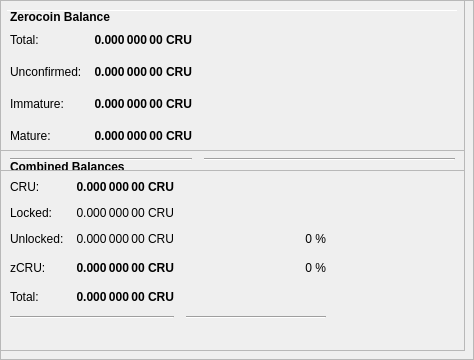
        <widget class="QFrame" name="frameObfuscation">
         <property name="minimumSize">
          <size>
           <width>0</width>
           <height>350</height>
          </size>
         </property>
         <property name="layoutDirection">
          <enum>Qt::LeftToRight</enum>
         </property>
         <property name="frameShape">
          <enum>QFrame::StyledPanel</enum>
         </property>
         <property name="frameShadow">
          <enum>QFrame::Raised</enum>
         </property>
         <widget class="QPushButton" name="runAutoDenom">
          <property name="geometry">
           <rect>
            <x>251</x>
            <y>17</y>
            <width>1</width>
            <height>1</height>
           </rect>
          </property>
          <property name="palette">
           <palette>
            <active>
             <colorrole role="WindowText">
              <brush brushstyle="SolidPattern">
               <color alpha="255">
                <red>0</red>
                <green>0</green>
                <blue>0</blue>
               </color>
              </brush>
             </colorrole>
             <colorrole role="Button">
              <brush brushstyle="SolidPattern">
               <color alpha="255">
                <red>239</red>
                <green>238</green>
                <blue>238</blue>
               </color>
              </brush>
             </colorrole>
             <colorrole role="Light">
              <brush brushstyle="SolidPattern">
               <color alpha="255">
                <red>255</red>
                <green>255</green>
                <blue>255</blue>
               </color>
              </brush>
             </colorrole>
             <colorrole role="Midlight">
              <brush brushstyle="SolidPattern">
               <color alpha="255">
                <red>247</red>
                <green>246</green>
                <blue>246</blue>
               </color>
              </brush>
             </colorrole>
             <colorrole role="Dark">
              <brush brushstyle="SolidPattern">
               <color alpha="255">
                <red>119</red>
                <green>119</green>
                <blue>119</blue>
               </color>
              </brush>
             </colorrole>
             <colorrole role="Mid">
              <brush brushstyle="SolidPattern">
               <color alpha="255">
                <red>159</red>
                <green>159</green>
                <blue>159</blue>
               </color>
              </brush>
             </colorrole>
             <colorrole role="Text">
              <brush brushstyle="SolidPattern">
               <color alpha="255">
                <red>0</red>
                <green>0</green>
                <blue>0</blue>
               </color>
              </brush>
             </colorrole>
             <colorrole role="BrightText">
              <brush brushstyle="SolidPattern">
               <color alpha="255">
                <red>255</red>
                <green>255</green>
                <blue>255</blue>
               </color>
              </brush>
             </colorrole>
             <colorrole role="ButtonText">
              <brush brushstyle="SolidPattern">
               <color alpha="255">
                <red>0</red>
                <green>0</green>
                <blue>0</blue>
               </color>
              </brush>
             </colorrole>
             <colorrole role="Base">
              <brush brushstyle="SolidPattern">
               <color alpha="255">
                <red>255</red>
                <green>255</green>
                <blue>255</blue>
               </color>
              </brush>
             </colorrole>
             <colorrole role="Window">
              <brush brushstyle="SolidPattern">
               <color alpha="255">
                <red>239</red>
                <green>238</green>
                <blue>238</blue>
               </color>
              </brush>
             </colorrole>
             <colorrole role="Shadow">
              <brush brushstyle="SolidPattern">
               <color alpha="255">
                <red>0</red>
                <green>0</green>
                <blue>0</blue>
               </color>
              </brush>
             </colorrole>
             <colorrole role="AlternateBase">
              <brush brushstyle="SolidPattern">
               <color alpha="255">
                <red>247</red>
                <green>246</green>
                <blue>246</blue>
               </color>
              </brush>
             </colorrole>
             <colorrole role="ToolTipBase">
              <brush brushstyle="SolidPattern">
               <color alpha="255">
                <red>255</red>
                <green>255</green>
                <blue>220</blue>
               </color>
              </brush>
             </colorrole>
             <colorrole role="ToolTipText">
              <brush brushstyle="SolidPattern">
               <color alpha="255">
                <red>0</red>
                <green>0</green>
                <blue>0</blue>
               </color>
              </brush>
             </colorrole>
            </active>
            <inactive>
             <colorrole role="WindowText">
              <brush brushstyle="SolidPattern">
               <color alpha="255">
                <red>0</red>
                <green>0</green>
                <blue>0</blue>
               </color>
              </brush>
             </colorrole>
             <colorrole role="Button">
              <brush brushstyle="SolidPattern">
               <color alpha="255">
                <red>239</red>
                <green>238</green>
                <blue>238</blue>
               </color>
              </brush>
             </colorrole>
             <colorrole role="Light">
              <brush brushstyle="SolidPattern">
               <color alpha="255">
                <red>255</red>
                <green>255</green>
                <blue>255</blue>
               </color>
              </brush>
             </colorrole>
             <colorrole role="Midlight">
              <brush brushstyle="SolidPattern">
               <color alpha="255">
                <red>247</red>
                <green>246</green>
                <blue>246</blue>
               </color>
              </brush>
             </colorrole>
             <colorrole role="Dark">
              <brush brushstyle="SolidPattern">
               <color alpha="255">
                <red>119</red>
                <green>119</green>
                <blue>119</blue>
               </color>
              </brush>
             </colorrole>
             <colorrole role="Mid">
              <brush brushstyle="SolidPattern">
               <color alpha="255">
                <red>159</red>
                <green>159</green>
                <blue>159</blue>
               </color>
              </brush>
             </colorrole>
             <colorrole role="Text">
              <brush brushstyle="SolidPattern">
               <color alpha="255">
                <red>0</red>
                <green>0</green>
                <blue>0</blue>
               </color>
              </brush>
             </colorrole>
             <colorrole role="BrightText">
              <brush brushstyle="SolidPattern">
               <color alpha="255">
                <red>255</red>
                <green>255</green>
                <blue>255</blue>
               </color>
              </brush>
             </colorrole>
             <colorrole role="ButtonText">
              <brush brushstyle="SolidPattern">
               <color alpha="255">
                <red>0</red>
                <green>0</green>
                <blue>0</blue>
               </color>
              </brush>
             </colorrole>
             <colorrole role="Base">
              <brush brushstyle="SolidPattern">
               <color alpha="255">
                <red>255</red>
                <green>255</green>
                <blue>255</blue>
               </color>
              </brush>
             </colorrole>
             <colorrole role="Window">
              <brush brushstyle="SolidPattern">
               <color alpha="255">
                <red>239</red>
                <green>238</green>
                <blue>238</blue>
               </color>
              </brush>
             </colorrole>
             <colorrole role="Shadow">
              <brush brushstyle="SolidPattern">
               <color alpha="255">
                <red>0</red>
                <green>0</green>
                <blue>0</blue>
               </color>
              </brush>
             </colorrole>
             <colorrole role="AlternateBase">
              <brush brushstyle="SolidPattern">
               <color alpha="255">
                <red>247</red>
                <green>246</green>
                <blue>246</blue>
               </color>
              </brush>
             </colorrole>
             <colorrole role="ToolTipBase">
              <brush brushstyle="SolidPattern">
               <color alpha="255">
                <red>255</red>
                <green>255</green>
                <blue>220</blue>
               </color>
              </brush>
             </colorrole>
             <colorrole role="ToolTipText">
              <brush brushstyle="SolidPattern">
               <color alpha="255">
                <red>0</red>
                <green>0</green>
                <blue>0</blue>
               </color>
              </brush>
             </colorrole>
            </inactive>
            <disabled>
             <colorrole role="WindowText">
              <brush brushstyle="SolidPattern">
               <color alpha="255">
                <red>119</red>
                <green>119</green>
                <blue>119</blue>
               </color>
              </brush>
             </colorrole>
             <colorrole role="Button">
              <brush brushstyle="SolidPattern">
               <color alpha="255">
                <red>239</red>
                <green>238</green>
                <blue>238</blue>
               </color>
              </brush>
             </colorrole>
             <colorrole role="Light">
              <brush brushstyle="SolidPattern">
               <color alpha="255">
                <red>255</red>
                <green>255</green>
                <blue>255</blue>
               </color>
              </brush>
             </colorrole>
             <colorrole role="Midlight">
              <brush brushstyle="SolidPattern">
               <color alpha="255">
                <red>247</red>
                <green>246</green>
                <blue>246</blue>
               </color>
              </brush>
             </colorrole>
             <colorrole role="Dark">
              <brush brushstyle="SolidPattern">
               <color alpha="255">
                <red>119</red>
                <green>119</green>
                <blue>119</blue>
               </color>
              </brush>
             </colorrole>
             <colorrole role="Mid">
              <brush brushstyle="SolidPattern">
               <color alpha="255">
                <red>159</red>
                <green>159</green>
                <blue>159</blue>
               </color>
              </brush>
             </colorrole>
             <colorrole role="Text">
              <brush brushstyle="SolidPattern">
               <color alpha="255">
                <red>119</red>
                <green>119</green>
                <blue>119</blue>
               </color>
              </brush>
             </colorrole>
             <colorrole role="BrightText">
              <brush brushstyle="SolidPattern">
               <color alpha="255">
                <red>255</red>
                <green>255</green>
                <blue>255</blue>
               </color>
              </brush>
             </colorrole>
             <colorrole role="ButtonText">
              <brush brushstyle="SolidPattern">
               <color alpha="255">
                <red>119</red>
                <green>119</green>
                <blue>119</blue>
               </color>
              </brush>
             </colorrole>
             <colorrole role="Base">
              <brush brushstyle="SolidPattern">
               <color alpha="255">
                <red>239</red>
                <green>238</green>
                <blue>238</blue>
               </color>
              </brush>
             </colorrole>
             <colorrole role="Window">
              <brush brushstyle="SolidPattern">
               <color alpha="255">
                <red>239</red>
                <green>238</green>
                <blue>238</blue>
               </color>
              </brush>
             </colorrole>
             <colorrole role="Shadow">
              <brush brushstyle="SolidPattern">
               <color alpha="255">
                <red>0</red>
                <green>0</green>
                <blue>0</blue>
               </color>
              </brush>
             </colorrole>
             <colorrole role="AlternateBase">
              <brush brushstyle="SolidPattern">
               <color alpha="255">
                <red>239</red>
                <green>238</green>
                <blue>238</blue>
               </color>
              </brush>
             </colorrole>
             <colorrole role="ToolTipBase">
              <brush brushstyle="SolidPattern">
               <color alpha="255">
                <red>255</red>
                <green>255</green>
                <blue>220</blue>
               </color>
              </brush>
             </colorrole>
             <colorrole role="ToolTipText">
              <brush brushstyle="SolidPattern">
               <color alpha="255">
                <red>0</red>
                <green>0</green>
                <blue>0</blue>
               </color>
              </brush>
             </colorrole>
            </disabled>
           </palette>
          </property>
          <property name="focusPolicy">
           <enum>Qt::NoFocus</enum>
          </property>
          <property name="autoFillBackground">
           <bool>true</bool>
          </property>
          <property name="text">
           <string/>
          </property>
          <property name="flat">
           <bool>true</bool>
          </property>
         </widget>
         <widget class="Line" name="line">
          <property name="geometry">
           <rect>
            <x>7</x>
            <y>10</y>
            <width>451</width>
            <height>1</height>
           </rect>
          </property>
          <property name="orientation">
           <enum>Qt::Horizontal</enum>
          </property>
         </widget>
         <widget class="QFrame" name="frame_3">
          <property name="geometry">
           <rect>
            <x>0</x>
            <y>150</y>
            <width>465</width>
            <height>201</height>
           </rect>
          </property>
          <property name="frameShape">
           <enum>QFrame::StyledPanel</enum>
          </property>
          <property name="frameShadow">
           <enum>QFrame::Raised</enum>
          </property>
          <layout class="QVBoxLayout" name="verticalLayout_5">
           <item>
            <layout class="QHBoxLayout" name="horizontalLayout_5" stretch="0">
             <item>
              <widget class="QLabel" name="label_5z">
               <property name="maximumSize">
                <size>
                 <width>16777215</width>
                 <height>20</height>
                </size>
               </property>
               <property name="font">
                <font>
                 <weight>75</weight>
                 <bold>true</bold>
                </font>
               </property>
               <property name="toolTip">
                <string>Combined Balances (including unconfirmed and immature coins)</string>
               </property>
               <property name="text">
                <string>&lt;html&gt;&lt;head/&gt;&lt;body&gt;&lt;p&gt;Combined Balances&lt;/p&gt;&lt;/body&gt;&lt;/html&gt;</string>
               </property>
              </widget>
             </item>
            </layout>
           </item>
           <item>
            <layout class="QGridLayout" name="gridLayout_3">
             <property name="spacing">
              <number>12</number>
             </property>
             <item row="7" column="0" colspan="2">
              <widget class="Line" name="lineSpendableBalance_3">
               <property name="orientation">
                <enum>Qt::Horizontal</enum>
               </property>
              </widget>
             </item>
             <item row="7" column="2">
              <widget class="Line" name="lineWatchBalance_3">
               <property name="sizePolicy">
                <sizepolicy hsizetype="Preferred" vsizetype="Fixed">
                 <horstretch>0</horstretch>
                 <verstretch>0</verstretch>
                </sizepolicy>
               </property>
               <property name="minimumSize">
                <size>
                 <width>140</width>
                 <height>0</height>
                </size>
               </property>
               <property name="orientation">
                <enum>Qt::Horizontal</enum>
               </property>
              </widget>
             </item>
             <item row="4" column="1">
              <widget class="QLabel" name="labelzBalancez">
               <property name="font">
                <font>
                 <weight>75</weight>
                 <bold>true</bold>
                </font>
               </property>
               <property name="cursor">
                <cursorShape>IBeamCursor</cursorShape>
               </property>
               <property name="toolTip">
                <string>Total of transactions that have yet to be confirmed, and do not yet count toward the spendable balance</string>
               </property>
               <property name="text">
                <string notr="true">0.000 000 00 CRU</string>
               </property>
               <property name="alignment">
                <set>Qt::AlignRight|Qt::AlignTrailing|Qt::AlignVCenter</set>
               </property>
               <property name="textInteractionFlags">
                <set>Qt::LinksAccessibleByMouse|Qt::TextSelectableByKeyboard|Qt::TextSelectableByMouse</set>
               </property>
              </widget>
             </item>
             <item row="6" column="1">
              <widget class="QLabel" name="labelTotalz">
               <property name="font">
                <font>
                 <weight>75</weight>
                 <bold>true</bold>
                </font>
               </property>
               <property name="cursor">
                <cursorShape>IBeamCursor</cursorShape>
               </property>
               <property name="toolTip">
                <string>Total Balance, including unconfirmed and immature coins.</string>
               </property>
               <property name="text">
                <string notr="true">0.000 000 00 CRU</string>
               </property>
               <property name="alignment">
                <set>Qt::AlignRight|Qt::AlignTrailing|Qt::AlignVCenter</set>
               </property>
               <property name="textInteractionFlags">
                <set>Qt::LinksAccessibleByMouse|Qt::TextSelectableByKeyboard|Qt::TextSelectableByMouse</set>
               </property>
              </widget>
             </item>
             <item row="4" column="3">
              <spacer name="horizontalSpacer_6">
               <property name="orientation">
                <enum>Qt::Horizontal</enum>
               </property>
               <property name="sizeHint" stdset="0">
                <size>
                 <width>40</width>
                 <height>20</height>
                </size>
               </property>
              </spacer>
             </item>
             <item row="6" column="0">
              <widget class="QLabel" name="labelTotalTextz">
               <property name="text">
                <string>Total:</string>
               </property>
              </widget>
             </item>
             <item row="1" column="0">
              <widget class="QLabel" name="labelBalanceTextz">
               <property name="text">
                <string>CRU:</string>
               </property>
              </widget>
             </item>
             <item row="1" column="1">
              <widget class="QLabel" name="labelBalancez">
               <property name="font">
                <font>
                 <weight>75</weight>
                 <bold>true</bold>
                </font>
               </property>
               <property name="cursor">
                <cursorShape>IBeamCursor</cursorShape>
               </property>
               <property name="toolTip">
                <string>Your current spendable balance</string>
               </property>
               <property name="text">
                <string notr="true">0.000 000 00 CRU</string>
               </property>
               <property name="alignment">
                <set>Qt::AlignRight|Qt::AlignTrailing|Qt::AlignVCenter</set>
               </property>
               <property name="textInteractionFlags">
                <set>Qt::LinksAccessibleByMouse|Qt::TextSelectableByKeyboard|Qt::TextSelectableByMouse</set>
               </property>
              </widget>
             </item>
             <item row="4" column="0">
              <widget class="QLabel" name="labelzBalanceTextz">
               <property name="toolTip">
                <string/>
               </property>
               <property name="text">
                <string>zCRU:</string>
               </property>
              </widget>
             </item>
             <item row="4" column="2">
              <widget class="QLabel" name="labelzCRUPercent">
               <property name="toolTip">
                <string>Current percentage of zCRU.
If AutoMint is enabled this percentage will settle around the configured AutoMint percentage (default = 10%)</string>
               </property>
               <property name="text">
                <string>0 %</string>
               </property>
               <property name="alignment">
                <set>Qt::AlignRight|Qt::AlignTrailing|Qt::AlignVCenter</set>
               </property>
              </widget>
             </item>
             <item row="6" column="2">
              <widget class="QLabel" name="label100Percent">
               <property name="text">
                <string/>
               </property>
               <property name="alignment">
                <set>Qt::AlignRight|Qt::AlignTrailing|Qt::AlignVCenter</set>
               </property>
              </widget>
             </item>
             <item row="2" column="1">
              <widget class="QLabel" name="labelLockedBalance">
               <property name="toolTip">
                <string>Locked CRU or Masternode collaterals. These are excluded from zCRU minting.</string>
               </property>
               <property name="text">
                <string>0.000 000 00 CRU</string>
               </property>
               <property name="alignment">
                <set>Qt::AlignRight|Qt::AlignTrailing|Qt::AlignVCenter</set>
               </property>
              </widget>
             </item>
             <item row="2" column="0">
              <widget class="QLabel" name="labelLockedBalanceText">
               <property name="toolTip">
                <string>Locked CRU or Masternode collaterals. These are excluded from zCRU minting.</string>
               </property>
               <property name="text">
                <string>Locked:</string>
               </property>
              </widget>
             </item>
             <item row="3" column="0">
              <widget class="QLabel" name="labelUnLockedBalanceText">
               <property name="toolTip">
                <string>Unlocked CRUs. These can be used for zCRU minting.</string>
               </property>
               <property name="text">
                <string>Unlocked:</string>
               </property>
              </widget>
             </item>
             <item row="3" column="1">
              <widget class="QLabel" name="labelUnLockedBalance">
               <property name="toolTip">
                <string>Unlocked CRUs. These can be used for zCRU minting.</string>
               </property>
               <property name="text">
                <string>0.000 000 00 CRU</string>
               </property>
               <property name="alignment">
                <set>Qt::AlignRight|Qt::AlignTrailing|Qt::AlignVCenter</set>
               </property>
              </widget>
             </item>
             <item row="3" column="2">
              <widget class="QLabel" name="labelCRUPercent">
               <property name="text">
                <string>0 %</string>
               </property>
               <property name="alignment">
                <set>Qt::AlignRight|Qt::AlignTrailing|Qt::AlignVCenter</set>
               </property>
              </widget>
             </item>
            </layout>
           </item>
           <item>
            <spacer name="verticalSpacer">
             <property name="orientation">
              <enum>Qt::Vertical</enum>
             </property>
             <property name="sizeHint" stdset="0">
              <size>
               <width>20</width>
               <height>40</height>
              </size>
             </property>
            </spacer>
           </item>
          </layout>
         </widget>
         <widget class="QFrame" name="frame_4">
          <property name="geometry">
           <rect>
            <x>0</x>
            <y>0</y>
            <width>465</width>
            <height>171</height>
           </rect>
          </property>
          <property name="frameShape">
           <enum>QFrame::StyledPanel</enum>
          </property>
          <property name="frameShadow">
           <enum>QFrame::Raised</enum>
          </property>
          <layout class="QVBoxLayout" name="verticalLayout_7">
           <item>
            <layout class="QHBoxLayout" name="horizontalLayout_8" stretch="0">
             <item>
              <widget class="QLabel" name="label_5z_3">
               <property name="maximumSize">
                <size>
                 <width>16777215</width>
                 <height>20</height>
                </size>
               </property>
               <property name="font">
                <font>
                 <weight>75</weight>
                 <bold>true</bold>
                </font>
               </property>
               <property name="text">
                <string>Zerocoin Balance</string>
               </property>
              </widget>
             </item>
            </layout>
           </item>
           <item>
            <layout class="QGridLayout" name="gridLayout_5">
             <property name="spacing">
              <number>12</number>
             </property>
             <item row="4" column="0">
              <widget class="QLabel" name="labelzBalanceMatureText">
               <property name="toolTip">
                <string>Mature: more than 20 confirmation and more than 3 mints of the same denomination after it was minted.
These zCRU are spendable.</string>
               </property>
               <property name="text">
                <string>Mature:</string>
               </property>
              </widget>
             </item>
             <item row="5" column="0" colspan="2">
              <widget class="Line" name="lineSpendableBalance_5">
               <property name="orientation">
                <enum>Qt::Horizontal</enum>
               </property>
              </widget>
             </item>
             <item row="1" column="1">
              <widget class="QLabel" name="labelzBalance">
               <property name="font">
                <font>
                 <weight>75</weight>
                 <bold>true</bold>
                </font>
               </property>
               <property name="cursor">
                <cursorShape>IBeamCursor</cursorShape>
               </property>
               <property name="toolTip">
                <string>All available zCRU, unconfirmed and immature zCRU included.</string>
               </property>
               <property name="text">
                <string notr="true">0.000 000 00 CRU</string>
               </property>
               <property name="alignment">
                <set>Qt::AlignRight|Qt::AlignTrailing|Qt::AlignVCenter</set>
               </property>
               <property name="textInteractionFlags">
                <set>Qt::LinksAccessibleByMouse|Qt::TextSelectableByKeyboard|Qt::TextSelectableByMouse</set>
               </property>
              </widget>
             </item>
             <item row="5" column="2">
              <widget class="Line" name="lineWatchBalance_5">
               <property name="sizePolicy">
                <sizepolicy hsizetype="Preferred" vsizetype="Fixed">
                 <horstretch>0</horstretch>
                 <verstretch>0</verstretch>
                </sizepolicy>
               </property>
               <property name="minimumSize">
                <size>
                 <width>140</width>
                 <height>0</height>
                </size>
               </property>
               <property name="orientation">
                <enum>Qt::Horizontal</enum>
               </property>
              </widget>
             </item>
             <item row="1" column="0">
              <widget class="QLabel" name="labelzBalanceText">
               <property name="toolTip">
                <string>All available zCRU, unconfirmed and immature zCRU included.</string>
               </property>
               <property name="text">
                <string>Total:</string>
               </property>
              </widget>
             </item>
             <item row="1" column="2">
              <spacer name="horizontalSpacer_8">
               <property name="orientation">
                <enum>Qt::Horizontal</enum>
               </property>
               <property name="sizeHint" stdset="0">
                <size>
                 <width>40</width>
                 <height>20</height>
                </size>
               </property>
              </spacer>
             </item>
             <item row="4" column="2">
              <spacer name="horizontalSpacer_4">
               <property name="orientation">
                <enum>Qt::Horizontal</enum>
               </property>
               <property name="sizeHint" stdset="0">
                <size>
                 <width>40</width>
                 <height>20</height>
                </size>
               </property>
              </spacer>
             </item>
             <item row="4" column="1">
              <widget class="QLabel" name="labelzBalanceMature">
               <property name="font">
                <font>
                 <weight>75</weight>
                 <bold>true</bold>
                </font>
               </property>
               <property name="toolTip">
                <string>Mature: more than 20 confirmation and more than 3 mints of the same denomination after it was minted.
These zCRU are spendable.</string>
               </property>
               <property name="text">
                <string>0.000 000 00 CRU</string>
               </property>
               <property name="alignment">
                <set>Qt::AlignRight|Qt::AlignTrailing|Qt::AlignVCenter</set>
               </property>
              </widget>
             </item>
             <item row="2" column="0">
              <widget class="QLabel" name="labelzBalanceUnconfirmedText">
               <property name="toolTip">
                <string>Unconfirmed: less than 20 confirmations
Immature: confirmed, but less than 3 mints of the same denomination after it was minted</string>
               </property>
               <property name="text">
                <string>Unconfirmed:</string>
               </property>
              </widget>
             </item>
             <item row="2" column="1">
              <widget class="QLabel" name="labelzBalanceUnconfirmed">
               <property name="font">
                <font>
                 <weight>75</weight>
                 <bold>true</bold>
                </font>
               </property>
               <property name="toolTip">
                <string>Unconfirmed: less than 20 confirmations
Immature: confirmed, but less than 3 mints of the same denomination after it was minted</string>
               </property>
               <property name="text">
                <string>0.000 000 00 CRU</string>
               </property>
               <property name="alignment">
                <set>Qt::AlignRight|Qt::AlignTrailing|Qt::AlignVCenter</set>
               </property>
              </widget>
             </item>
             <item row="2" column="2">
              <spacer name="horizontalSpacer_5">
               <property name="orientation">
                <enum>Qt::Horizontal</enum>
               </property>
               <property name="sizeHint" stdset="0">
                <size>
                 <width>40</width>
                 <height>20</height>
                </size>
               </property>
              </spacer>
             </item>
             <item row="3" column="0">
              <widget class="QLabel" name="labelzBalanceImmatureText">
               <property name="toolTip">
                <string>Unconfirmed: less than 20 confirmations
Immature: confirmed, but less than 3 mints of the same denomination after it was minted</string>
               </property>
               <property name="text">
                <string>Immature:</string>
               </property>
              </widget>
             </item>
             <item row="3" column="1">
              <widget class="QLabel" name="labelzBalanceImmature">
               <property name="font">
                <font>
                 <weight>75</weight>
                 <bold>true</bold>
                </font>
               </property>
               <property name="toolTip">
                <string>Unconfirmed: less than 20 confirmations
Immature: confirmed, but less than 3 mints of the same denomination after it was minted</string>
               </property>
               <property name="text">
                <string>0.000 000 00 CRU</string>
               </property>
               <property name="alignment">
                <set>Qt::AlignRight|Qt::AlignTrailing|Qt::AlignVCenter</set>
               </property>
              </widget>
             </item>
             <item row="3" column="2">
              <spacer name="horizontalSpacer_7">
               <property name="orientation">
                <enum>Qt::Horizontal</enum>
               </property>
               <property name="sizeHint" stdset="0">
                <size>
                 <width>40</width>
                 <height>20</height>
                </size>
               </property>
              </spacer>
             </item>
            </layout>
           </item>
          </layout>
         </widget>
        </widget>
